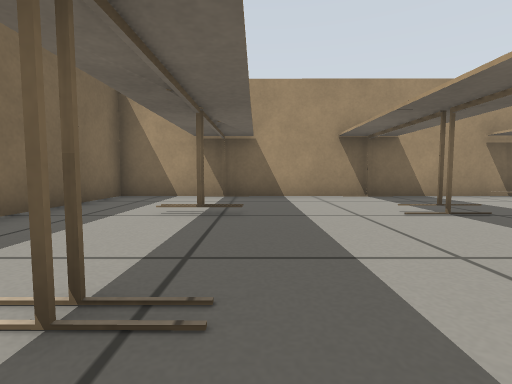
View 1 (above)

18 first-person views from a walk through a robot-simulator world made for Gazebo. The camera is 0.31 m above the floor, tilts 4° down and sees 85° across. The floor is counted in squares, 0.5 m on a side. Each view is taken from the middle of a square. On the plan, view 1 faces up. The plan holds only what a view shows up to about 9 squares ahead; the rest is blank.

View 2
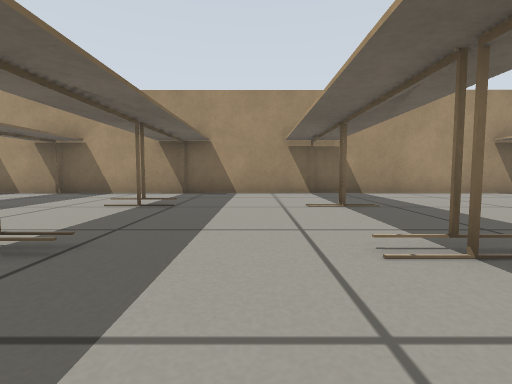

View 3
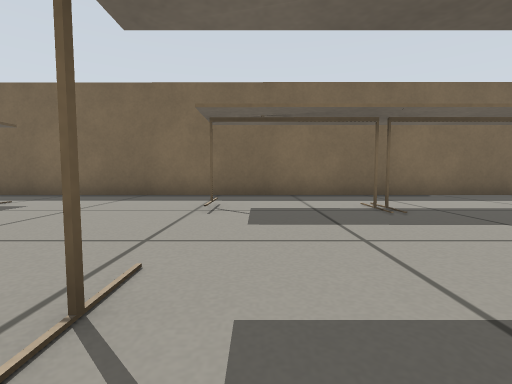

View 4
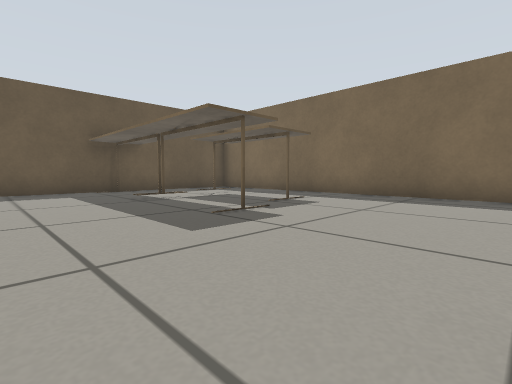

View 5
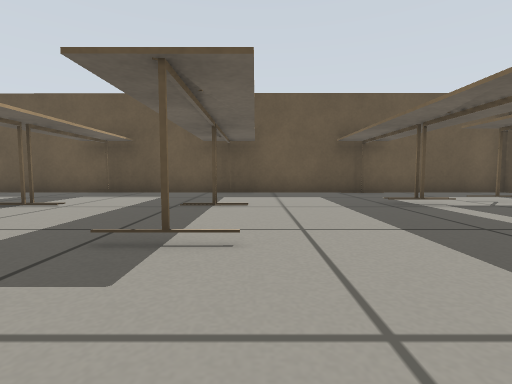

View 6
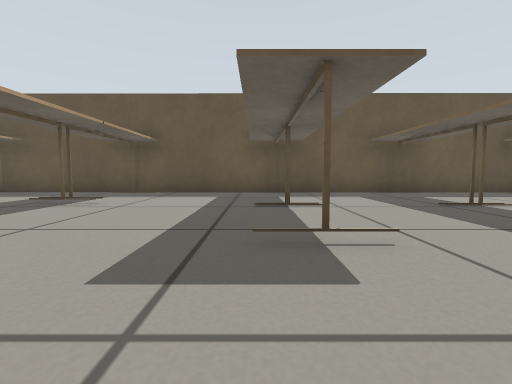

View 7
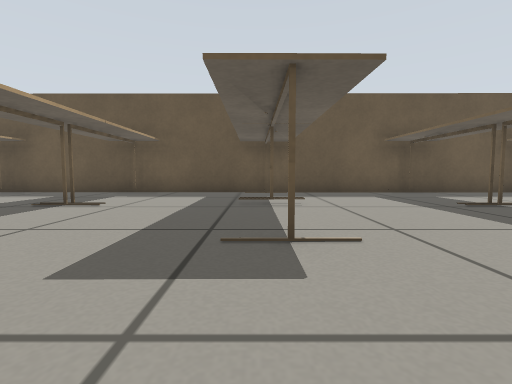

View 8
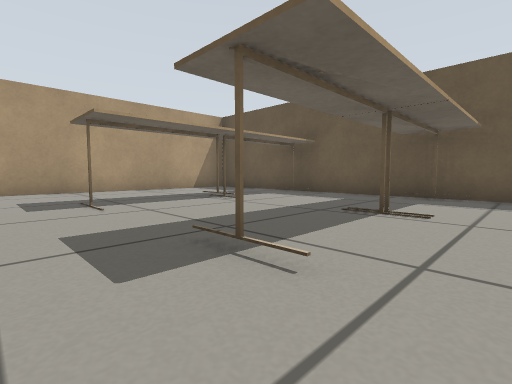

View 9
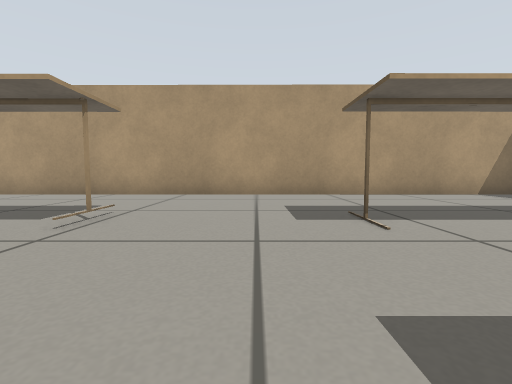

View 10
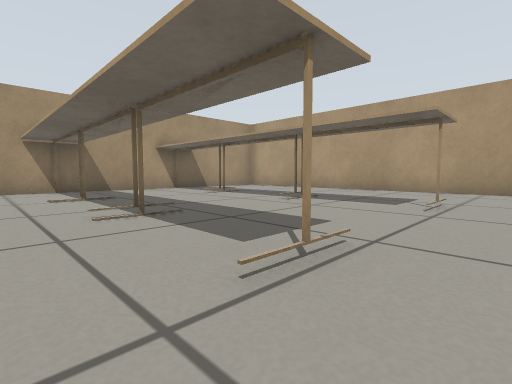

View 11
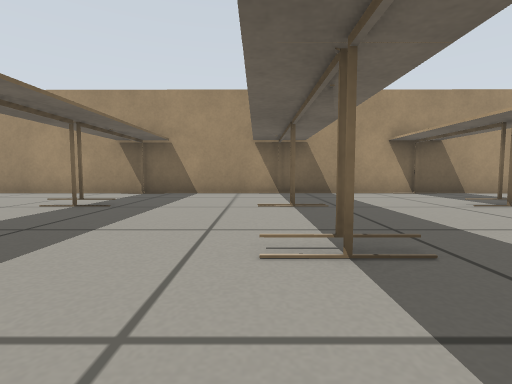

View 12
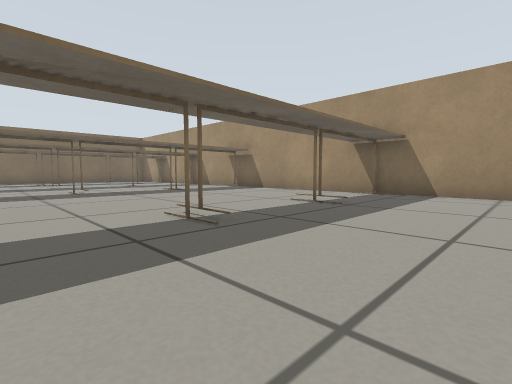

View 13
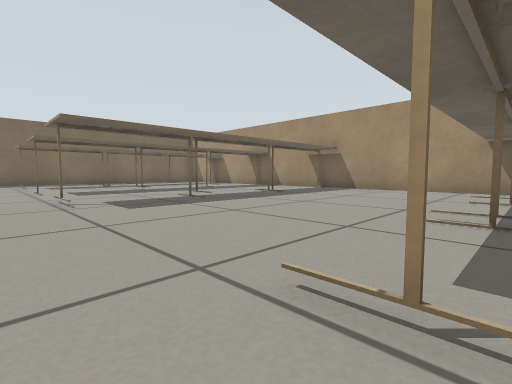

View 14
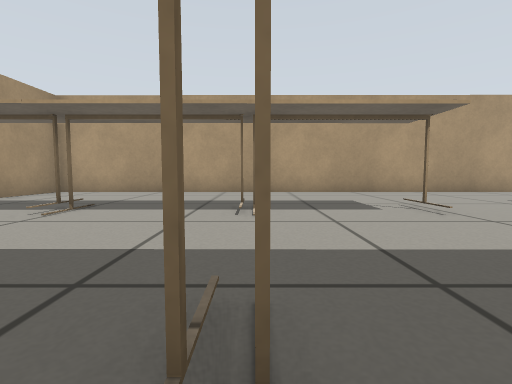

View 15
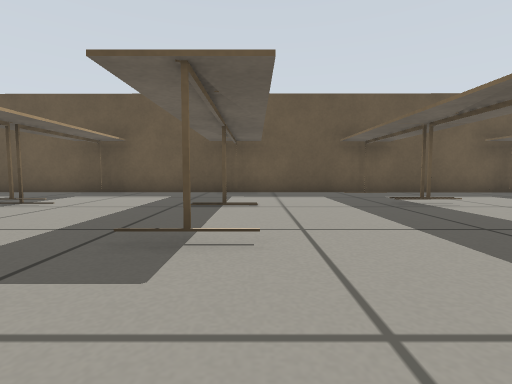

View 16
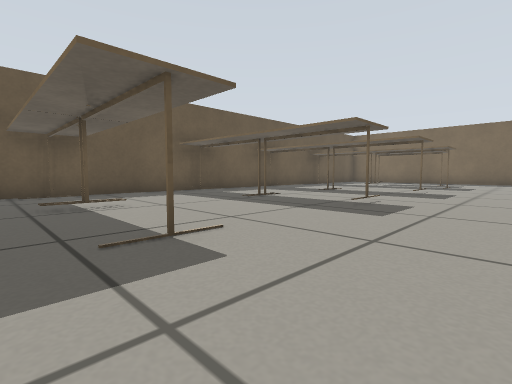

View 17
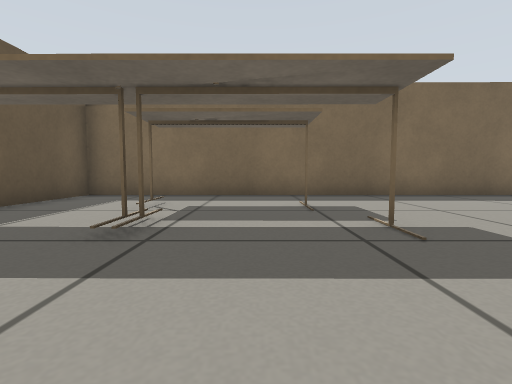

View 18
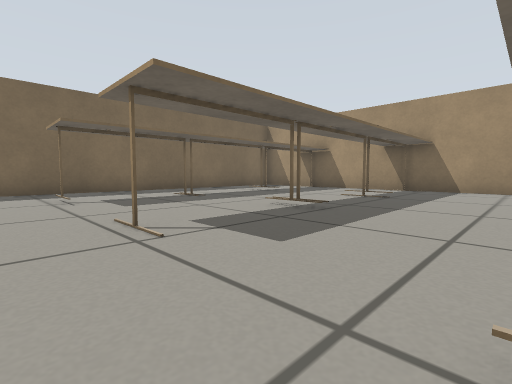

### Floor plan
Key: @ floor where view 1 was taken; # wall or solid block; . floor.
Columns run from 4 left of view 1 to 25 right of it. Each row starts with its distance up from view 1.
  8 #####################
  7 #..##...............##########
  6 #............................#
  5 #............................#
  4 #..#...#...#.....#...#...#...#
  3 #............................#
  2 #............................#
  1 #..#...#...#.....#...#...#...#
  0 #...@........................#
 -1 #............................#
 -2 #..#...#...#.....# ..#...#...#
 -3 #............................#
 -4 #............................#
 -5 #....#...#..#....#...#...#...#
 -6 #..#.........................#
 -7 #............................#
 -8 #....#...#..#........#...#...#
 -9 #..#.........................#
-10 #............................#
-11 #............................#
-12 #############################

Where each view was taken, in squares from view 1:
view 1: 0 up, 0 right, facing up
view 2: 1 down, 5 right, facing up
view 3: 1 down, 4 right, facing left
view 4: 2 down, 4 right, facing down-left
view 5: 3 down, 4 right, facing down
view 6: 3 down, 9 right, facing down
view 7: 3 down, 13 right, facing down
view 8: 4 down, 15 right, facing down-right
view 9: 4 down, 17 right, facing right
view 10: 3 down, 15 right, facing up-right
view 11: 1 down, 16 right, facing up
view 12: 1 down, 16 right, facing up-left
view 13: 3 down, 13 right, facing up-left
view 14: 1 up, 16 right, facing right
view 15: 3 down, 16 right, facing down
view 16: 3 down, 14 right, facing down-left
view 17: 7 down, 4 right, facing left
view 18: 3 down, 6 right, facing up-left
